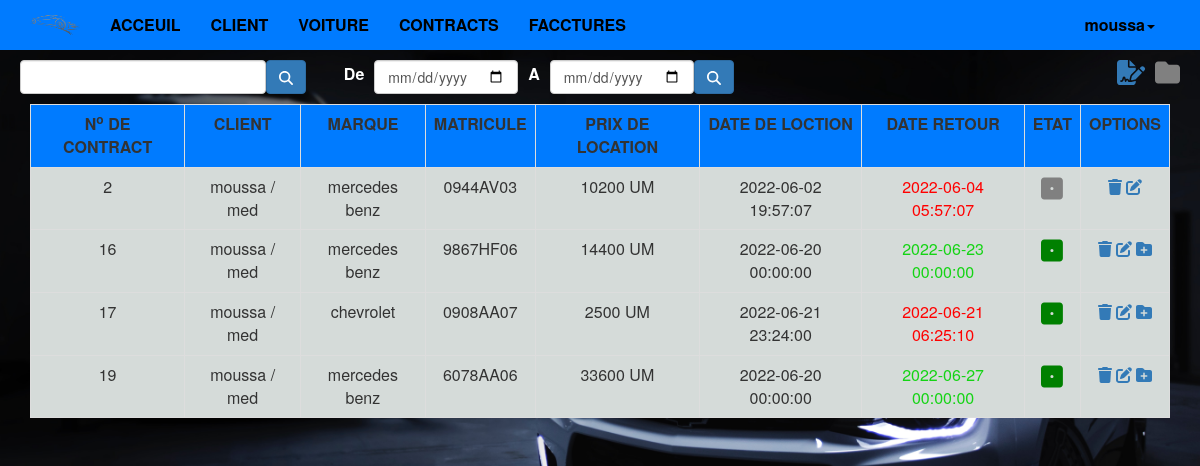
/admine/contract.php (signed in), run on the app's committed database.
### tables this page shows
CREATE TABLE `contrats` (
  `NUMCONTRACT` int(11) NOT NULL,
  `NUMCLIENT` int(11) DEFAULT NULL,
  `MATRICULE` varchar(20) DEFAULT NULL,
  `DATEDEPART` datetime DEFAULT NULL,
  `DATEARRIVET` datetime DEFAULT NULL,
  `PRIXLOC` float DEFAULT NULL,
  `ETAT` varchar(7) DEFAULT 'termine',
  `duree` int(11) DEFAULT NULL,
  `typedure` varchar(10) DEFAULT NULL,
  `passedtime` varchar(10) DEFAULT 'no',
  `archived` varchar(10) DEFAULT 'non',
  `DETEDERESEPTION` datetime DEFAULT NULL,
  `PRIXDEP` float DEFAULT NULL,
  `resevoir` varchar(3) DEFAULT 'non'
);

CREATE TABLE `client` (
  `NUMCLIENT` int(11) NOT NULL,
  `NNI` varchar(10) DEFAULT NULL,
  `NOM` varchar(50) DEFAULT NULL,
  `PRENOM` varchar(50) DEFAULT NULL,
  `TEL` varchar(8) DEFAULT NULL,
  `ADRESSE` varchar(50) DEFAULT NULL,
  `DELEVRER_LE` date DEFAULT NULL,
  `PERMIS` varchar(6) DEFAULT NULL,
  `CLIENTIMG` varchar(100) DEFAULT 'default.jpg',
  `EMAIL` varchar(100) DEFAULT NULL,
  `PASS` varchar(100) DEFAULT NULL
);

CREATE TABLE `voiture` (
  `NUMVOITURE` int(11) NOT NULL,
  `MATRICULE` varchar(20) DEFAULT NULL,
  `MARQUE` varchar(20) DEFAULT NULL,
  `MODELE` int(11) DEFAULT NULL,
  `CARBURANT` varchar(20) DEFAULT NULL,
  `COULER` varchar(20) DEFAULT NULL,
  `PRIXJOUR` float DEFAULT NULL,
  `PRIHEURE` float DEFAULT NULL,
  `IMAGE` varchar(100) DEFAULT NULL,
  `ETAT` varchar(7) DEFAULT 'non',
  `CARBURANTPROG` float DEFAULT NULL,
  `depannage` varchar(3) DEFAULT 'non'
);

### admine/contract.php (the view, shortened to what this page needs)
<?php
if(isset($_SESSION["nom"])){
    include "html/header.php";
    include "html/nav.php";
    include "connect.php";
    $prepareQr = $conPDO->prepare("SELECT NUMCONTRACT,DATEARRIVET FROM contrats WHERE archived = ?");
    $prepareQr->execute(array("non"));
    if(isset($_POST["search"])){
        $s = $_POST["search"];
        $prepareQr = $conPDO->prepare("SELECT NUMCONTRACT,cl.NUMCLIENT,v.MARQUE, co.MATRICULE,DATEDEPART,DATEARRIVET,PRIXLOC,cl.NOM, passedtime,cl.PRENOM,co.ETAT
        FROM contrats co, voiture v ,client cl
        WHERE co.MATRICULE = v.MATRICULE
        AND co.NUMCLIENT = cl.NUMCLIENT
        AND archived = :non
        AND (NUMCONTRACT = :n
        OR v.MARQUE LIKE :S OR co.MATRICULE LIKE :S OR cl.PRENOM LIKE :S OR cl.NOM LIKE :S)");
        $prepareQr->execute(array("non" => "non","S" => "%".$s."%", "n" => $s));
    }else{
        $prepareQr = $conPDO->prepare("SELECT NUMCONTRACT,cl.NUMCLIENT,v.MARQUE, co.MATRICULE,DATEDEPART,DATEARRIVET,PRIXLOC,cl.NOM, passedtime,cl.PRENOM,co.ETAT
        FROM contrats co, voiture v ,client cl
        WHERE co.MATRICULE = v.MATRICULE
        AND co.NUMCLIENT = cl.NUMCLIENT
        AND archived = ?");
        $prepareQr->execute(array("non"));
    }
    ?>
     <div class="tools contract-tools">
       <div class="filter-by" >
            <form action=""   method="post">
                <div class="text">
                <input type="search" name="search" class="form-control">
                <button class="btn btn-primary"><i class="fa-solid fa-search"></i></button>
                </div>
            </form>
            <form action=""   method="post">
                <div class="time">
                    <div class="de">
                        <label>De</label>
                    <input type="date" name="datedep" class="form-control">
                    </div>
                    <div class="a">
                    <label>A</label>
                    <input type="date" name="dateret" class="form-control">
                    </div>
                <button name="search-date" class="btn btn-primary"><i class="fa-solid fa-search"></i></button>
                </div>
            </form>
        </div>
        <div class="add-contrat">
            <a href="contracactions.php?action=ajouter">
                <i class="fa-solid fa-file-signature" style="font-size: 25px;margin-right: 10px"></i>
            </a>
            <div class="archive"><i class="fa-solid fa-folder" style="font-size:25px; color: grey"></i></div>
        </div>
     </div>
     <div class="container">
        <div class="table-responsive">
            <table class="main-table table table-bordered">
                <tr >
                    <th>N<sup>o</sup> DE CONTRACT</th>
                    <th>CLIENT</th>
                    <th>MARQUE</th>
                    <th>MATRICULE</th>
                    <th>PRIX DE LOCATION</th>
                    <th>DATE DE LOCTION</th>
                    <th>DATE RETOUR</th>
                    <th>ETAT</th>
                    <th>OPTIONS</th>
                </tr>
                <?php
                while ($contrat = $prepareQr->fetch())
                { ?>
                    <tr class="" >
                        <td><?php echo $contrat["NUMCONTRACT"] ?></td>
                        <td><?php echo $contrat["NOM"] . " / " . $contrat["PRENOM"]?></td>
                        <td><?php echo $contrat["MARQUE"] ?></td>
                        <td><?php echo $contrat["MATRICULE"] ?></td>
                        <td><?php echo $contrat["PRIXLOC"] . " UM"?></td>
                        <td><?php echo $contrat["DATEDEPART"];?></td>
                        <td class="<?php echo $contrat["passedtime"];?>"><?php echo $contrat["DATEARRIVET"] ?></td>
                        <td><i class="fa-solid fa-dice-one <?php echo $contrat["ETAT"] ?>"></i></td>
                        <td>
                        <a href="contracactions.php?action=sup&id=<?php echo $contrat["NUMCONTRACT"] ?>"><i class="fa-solid fa-trash"></i></a>
                        <a href="contracactions.php?action=editer&id=<?php echo $contrat["NUMCONTRACT"] ?>"><i class="fa-solid fa-pen-to-square"></i></a>
                        <?php if ($contrat["ETAT"] == "termine"){ ?>
                        <a href="contracactions.php?action=archive&id=<?php echo $contrat["NUMCONTRACT"] ?>"><i class="fa-solid fa-folder-plus"></i></a>
                        <?php }?>
                        </td>
                    </tr>
                <?php } ?>
            </table>
        </div>
    </div>
        <?php
    include "html/footer.php";
} else{
    header("Location: index.php");
}

### admine/style/css/style.css (style rules this page uses)
* { box-sizing: border-box; margin: 0; padding: 0; }
html { scroll-behavior: smooth; }
body { font-size: 16px; background-image: url("../../images/backg.jpg"); background-size: 100%; background-repeat: no-repeat; background-attachment: fixed; }
:root { --main-color: #007bff; }
th { background-color: var(--main-color); }
tr { background-color: #d5dbd9; }
.container table tr td,.container table tr th { text-align: center; }
.tools form { flex-basis: 50%; }
.add-contrat { flex-basis: 50%; display: flex; justify-content: flex-end; }
.termine { color: green !important; font-size: 25px !important; }
.encour { color: grey !important; font-size: 25px !important; }
.depa { color: red; }
.archived .xmark,.archive { cursor: pointer; width: fit-content; float : right; }
.no { color: rgb(20, 212, 20); }
.tools { margin: 60px 0 10px; display: flex; padding: 0 20px; justify-content: space-around; }
.fact-tools .filter-by, .contract-tools .filter-by, .client-tools .filter-by { display: flex; justify-content: space-between; flex-basis: 80%; }
.fact-tools .filter-by form:first-child, .contract-tools .filter-by form:first-child, .client-tools .filter-by form:first-child { flex-basis: 40%; }
.fact-tools .filter-by form:nth-child(2), .contract-tools .filter-by form:nth-child(2), .client-tools .filter-by form:nth-child(2) { flex-basis: 55%; }
.fact-tools .filter-by form .text, .fact-tools .filter-by form .time, .contract-tools .filter-by form .text, .contract-tools .filter-by form .time, .client-tools .filter-by form .text, .client-tools .filter-by form .time { display: flex; }
.fact-tools .filter-by form .time div, .contract-tools .filter-by form .time div, .client-tools .filter-by form .time div { display: flex; justify-content: space-around; align-items: center; }
.fact-tools .filter-by form .time div label, .contract-tools .filter-by form .time div label, .client-tools .filter-by form .time div label { padding: 0 10px; color:rgb(255, 255, 255); }

### data on the page
contrats: NUMCONTRACT "2", NUMCLIENT.NOM "moussa", NUMCLIENT.PRENOM "med", voiture.MARQUE "mercedes benz", MATRICULE "0944AV03", PRIXLOC "10200", DATEDEPART "2022-06-02 19:57:07", DATEARRIVET "2022-06-04 05:57:07"
contrats: NUMCONTRACT "16", NUMCLIENT.NOM "moussa", NUMCLIENT.PRENOM "med", voiture.MARQUE "mercedes benz", MATRICULE "9867HF06", PRIXLOC "14400", DATEDEPART "2022-06-20 00:00:00", DATEARRIVET "2022-06-23 00:00:00"
contrats: NUMCONTRACT "17", NUMCLIENT.NOM "moussa", NUMCLIENT.PRENOM "med", voiture.MARQUE "chevrolet", MATRICULE "0908AA07", PRIXLOC "2500", DATEDEPART "2022-06-21 23:24:00", DATEARRIVET "2022-06-21 06:25:10"
contrats: NUMCONTRACT "19", NUMCLIENT.NOM "moussa", NUMCLIENT.PRENOM "med", voiture.MARQUE "mercedes benz", MATRICULE "6078AA06", PRIXLOC "33600", DATEDEPART "2022-06-20 00:00:00", DATEARRIVET "2022-06-27 00:00:00"

### other printed values
$_SESSION["nom"] "moussa"
